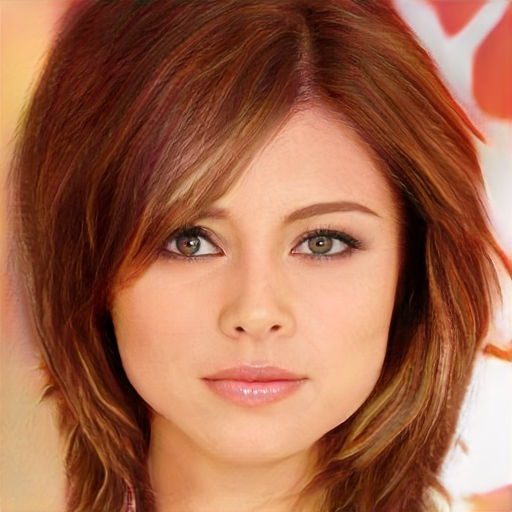
#> input picture sample_test/test_image_1.jpg, 1024 x 1024 px (shown at 1/2 size); its folder holds only this picture in this run
$ python -i lbp.py   (imports and definitions only)
#> lines starting #> are read from the running program, lines starting #| are printed output that depends on the picture
#> further down, picture is the input picture: shape (1024, 1024, 3); mean B, G, R 75.7, 102.6, 161.6
from skimage.feature import local_binary_pattern
import numpy as np
import cv2


def extract_lbp_features(
    image,
    img_size=128,
    patch_grid=2,
    radii=(1, 2)
):

#> called with img_size = 128, patch_grid = 2, radii = (1, 2)
    if image is None:
        return None

    if image.ndim == 3:
        image = cv2.cvtColor(
            image,
            cv2.COLOR_BGR2GRAY
        )
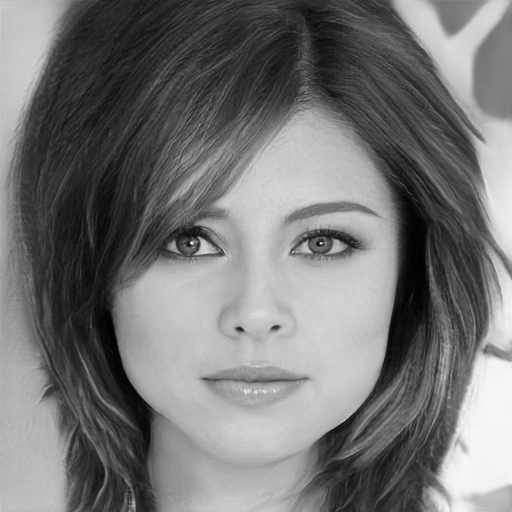
#> image: shape (1024, 1024) (shown at 1/2 size); min 0, max 254, mean 117.2

    image = cv2.resize(
        image,
        (img_size, img_size)
    )
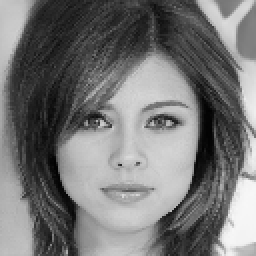
#> image: shape (128, 128) (shown 2 times larger); min 1, max 247, mean 117.4

    h, w = image.shape
#> h = 128; w = 128

    ph = h // patch_grid
#> ph = 64
    pw = w // patch_grid
#> pw = 64

    features = []

    # --------------------------
    # Patch-level LBP
    # --------------------------
    for i in range(patch_grid):

        for j in range(patch_grid):

            patch = image[
                i * ph:(i + 1) * ph,
                j * pw:(j + 1) * pw
            ]

            for radius in radii:

                points = 8 * radius

                lbp = local_binary_pattern(
                    patch,
                    points,
                    radius,
                    method="uniform"
                )

                hist, _ = np.histogram(
                    lbp.ravel(),
                    bins=points + 2,
                    range=(0, points + 2)
                )

                hist = hist.astype(
                    np.float32
                )

                hist /= (
                    hist.sum() + 1e-8
                )

                features.extend(hist)
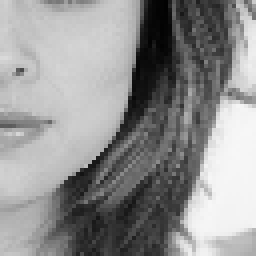
#> patch: shape (64, 64) (shown 4 times larger); min 2, max 247, mean 144.7
#> after the loop, features = 112 values, max 0.395 at index 27, min 0.0132 at index 22, mean 0.0714

    # --------------------------
    # Global LBP Histogram
    # --------------------------
    global_lbp = local_binary_pattern(
        image,
        8,
        1,
        method="uniform"
    )
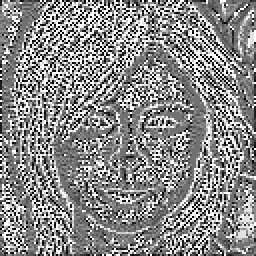
#> global_lbp: shape (128, 128) float64 (shown 2 times larger); min 0, max 9, mean 4.87; drawn with min black and max white

    global_hist, _ = np.histogram(
        global_lbp.ravel(),
        bins=10,
        range=(0, 10)
    )
#> global_hist = [1337, 1264, 869, 1677, 2890, 1920, 938, 1383, 1694, 2412]

    global_hist = global_hist.astype(
        np.float32
    )

    global_hist /= (
        global_hist.sum() + 1e-8
    )
#> global_hist = [0.0816, 0.0771, 0.053, 0.102, 0.176, 0.117, 0.0573, 0.0844, 0.103, 0.147]

    features.extend(global_hist)

    return np.asarray(
        features,
        dtype=np.float32
    )

>>> import cv2
>>> picture = cv2.imread('../../sample_test/test_image_1.jpg')
>>> result = extract_lbp_features(picture)
#> result = 122 values, max 0.395 at index 27, min 0.0132 at index 22, mean 0.0738
